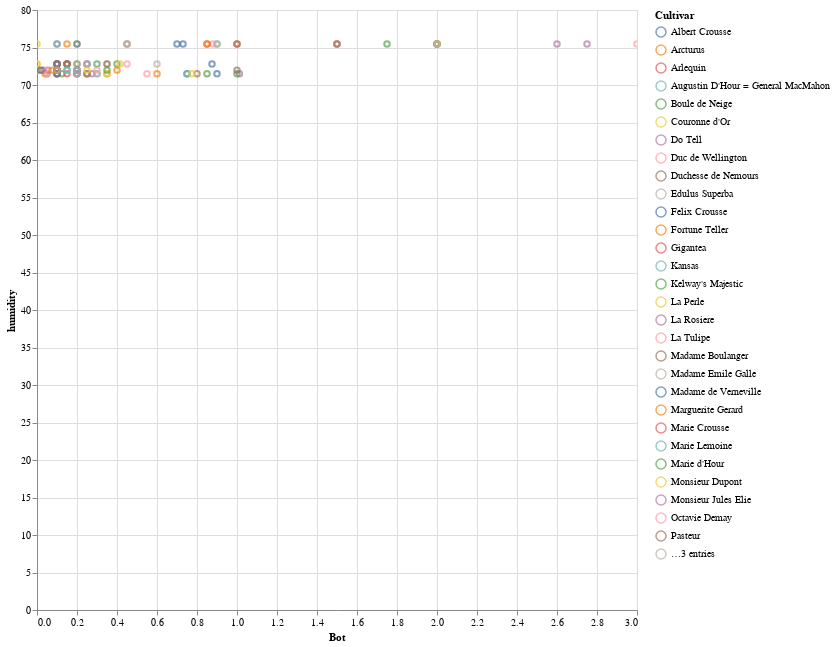

Source (notebook cell):
### Code cell
all_cultivars

### Figure 1 — Vega-Lite specification as saved in the notebook (floating-point values rounded to 4 significant figures; data arrays with more than 128 entries replaced by an {"elided": "..."} marker saying what was removed)
{"$schema": "https://vega.github.io/schema/vega-lite/v2.6.0.json", "config": {"view": {"height": 300, "width": 400}}, "data": {"name": "data-97be880f2c8cfe61702cdd8a55c70fa7"}, "datasets": {"data-97be880f2c8cfe61702cdd8a55c70fa7": {"elided": "133 records"}}, "encoding": {"color": {"field": "Cultivar", "type": "nominal"}, "x": {"field": "Bot", "type": "quantitative"}, "y": {"field": "humidity", "type": "quantitative"}}, "height": 600, "mark": "point", "selection": {"selector055": {"bind": "scales", "encodings": ["x", "y"], "mark": {"fill": "#333", "fillOpacity": 0.125, "stroke": "white"}, "on": "[mousedown, window:mouseup] > window:mousemove!", "resolve": "global", "translate": "[mousedown, window:mouseup] > window:mousemove!", "type": "interval", "zoom": "wheel!"}}, "width": 600}
